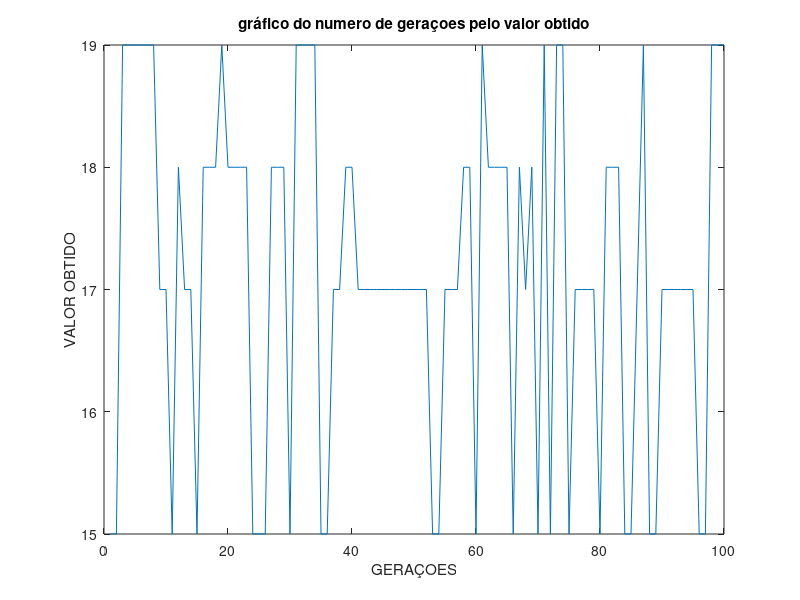

MATLAB code for this plot: (Note: this script raises an error after producing the figure.)
clear all
close all
clc
tic
n=4; %tamanho do vetor solucao%
L=100 %criterio de parada kmax%
k=1
cont=0;
%-----Geração do vetor soluçao inicial-----%
for i=1:n
  r=rand;
  if r>0.5
    x(i)=1;
  else
    x(i)=0;
  endif
  E(i)=x(i);%vetor elite%
endfor
%--------------------Fim-------------------%

%---avaliacao da solucaoao inicial, maximizar f---%
f=8*x(1)+5*x(2)+6*x(3)+4*x(4);
if x(3)+x(4)>1
  F=0;
elseif x(4)>x(2)
  F=0;
  elseif x(3)>x(4)
    F=0;
    elseif 6*x(1)+3*x(2)+5*x(3)+2*x(4)>10
      F=0;
      else
      F=1;
endif
c=f+50*F;
%----------------------Fim------------------------%

%---contador(explora toda vizinhanca da solucao aleatoriamente até encontrar uma solucao melhor)---%
while k<=L
%--------Manipulador de vizinhanca--------%
p=randi(4); %operador manipulador da vizinhanca%
P=randi(5);
h=P-p;
cont=cont+1
if h<0
  h=p-P;
elseif h==0
  h=1;
  endif
A=x(p);
x(p)=x(h);
x(h)=A;
%-------------------Fim-------------------%


%---avaliacao da nova solucaoao---%
j=8*x(1)+5*x(2)+6*x(3)+4*x(4);
if x(3)+x(4)>1
  F=0;
elseif x(4)>x(2)
  F=0;
  elseif x(3)>x(4)
    F=0;
    elseif 6*x(1)+3*x(2)+5*x(3)+2*x(4)>10
      F=0;
      else
      F=1;
endif
d=j+50*F;
V(cont)=d; #vetor valor obtido
S(cont)=cont;#Vetor numero de iteracao
if d>=63
  k=L;
  L;
  endif
if d>c
  for i=1:n
  E(i,k)=x(i);
endfor
endif
%--------------Fim----------------%
k=k+1;
endwhile
d;
%----------------------------------------------Fim--------------------------------------------------%
Time=toc;
plot(S,V)
xlabel('GERAÇOES')
ylabel('VALOR OBTIDO')
title('gráfico do numero de geraçoes pelo valor obtido')
xlswrite('Pop1.xlsx',V)
xlswrite('Avaliac1.xlsx',E)
xlswrite('time.xlsx',Time)


